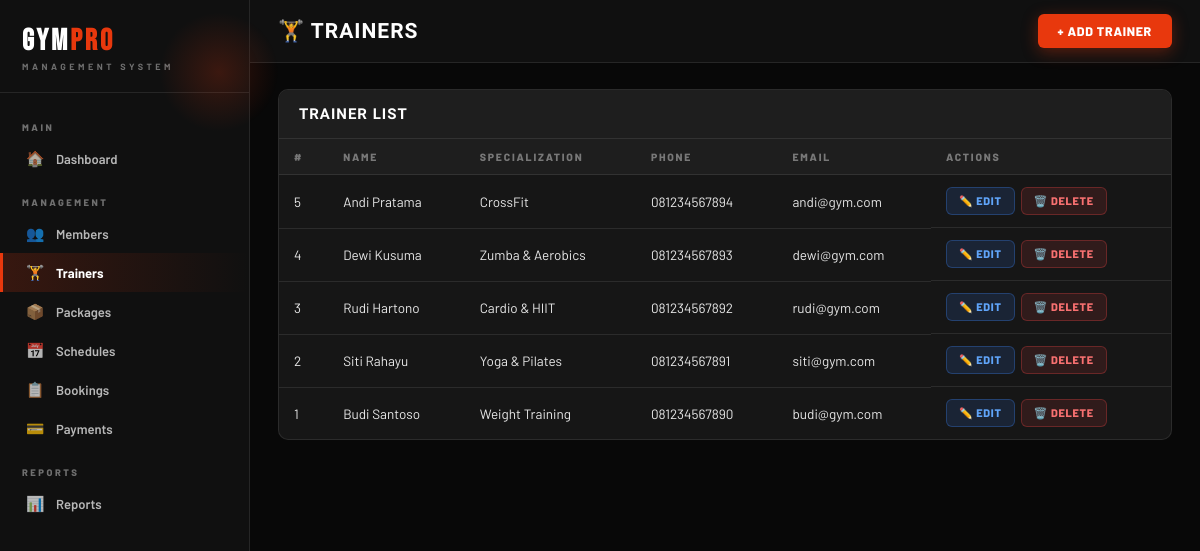
/pages/trainers.php, run on the app's committed database.
### tables this page shows
CREATE TABLE TRAINER (
    trainer_id INT PRIMARY KEY AUTO_INCREMENT,
    name VARCHAR(100) NOT NULL,
    specialization VARCHAR(100) NOT NULL,
    phone VARCHAR(20) NOT NULL,
    email VARCHAR(100) UNIQUE NOT NULL,
    password VARCHAR(255) NOT NULL
);

### pages/trainers.php (the view, shortened to what this page needs)
<?php
require_once '../includes/db.php';
require_once '../includes/header.php';
$trainers = $pdo->query("SELECT * FROM TRAINER ORDER BY trainer_id DESC")->fetchAll();
?>
<div class="main-content">
    <div class="topbar">
        <h1>🏋️ Trainers</h1>
        <div class="topbar-right">
            <button class="btn btn-primary" onclick="openModal('addModal')">+ Add Trainer</button>
        </div>
    </div>
    <div class="content">
        <div class="card">
            <div class="card-header"><h3>Trainer List</h3></div>
            <div class="table-responsive">
                <table>
                    <thead>
                        <tr>
                            <th>#</th>
                            <th>Name</th>
                            <th>Specialization</th>
                            <th>Phone</th>
                            <th>Email</th>
                            <th>Actions</th>
                        </tr>
                    </thead>
                    <tbody>
                        <?php if (empty($trainers)): ?>
                        <tr><td colspan="6"><div class="empty-state"><div class="empty-icon">🏋️</div><p>No trainers found.</p></div></td></tr>
                        <?php else: ?>
                        <?php foreach ($trainers as $t): ?>
                        <tr>
                            <td><?= $t['trainer_id'] ?></td>
                            <td><?= htmlspecialchars($t['name']) ?></td>
                            <td><?= htmlspecialchars($t['specialization']) ?></td>
                            <td><?= htmlspecialchars($t['phone']) ?></td>
                            <td><?= htmlspecialchars($t['email']) ?></td>
                            <td style="display:flex; gap:6px;">
                                <a href="?edit=<?= $t['trainer_id'] ?>" class="btn btn-edit">✏️ Edit</a>
                                <a href="?delete=<?= $t['trainer_id'] ?>" class="btn btn-delete" onclick="return confirm('Delete this trainer?')">🗑️ Delete</a>
                            </td>
                        </tr>
                        <?php endforeach; ?>
                        <?php endif; ?>
                    </tbody>
                </table>
            </div>
        </div>
    </div>
</div>
<?php require_once '../includes/footer.php'; ?>

### css/style.css (style rules this page uses)
* { margin: 0; padding: 0; box-sizing: border-box; }
:root { --black: #080808; --black-2: #101010; --black-3: #161616; --black-4: #1E1E1E; --black-5: #272727; --accent: #E8380D; --accent-2: #FF5E2E; --accent-dim: rgba(232,56,13,0.18); --accent-glow: rgba(232,56,13,0.30); --gold: #F5A623; --white: #FFFFFF; --w90: rgba(255,255,255,0.90); --w70: rgba(255,255,255,0.70); --w40: rgba(255,255,255,0.40); --w15: rgba(255,255,255,0.15); --w08: rgba(255,255,255,0.08); --w04: rgba(255,255,255,0.04); --border: rgba(255,255,255,0.09); --border-hot: rgba(232,56,13,0.45); --shadow-sm: 0 2px 12px rgba(0,0,0,0.5); --shadow-md: 0 6px 28px rgba(0,0,0,0.55); --shadow-lg: 0 12px 52px rgba(0,0,0,0.65); --shadow-accent: 0 4px 28px rgba(232,56,13,0.35); --radius-sm: 6px; --radius-md: 10px; --radius-lg: 16px; --radius-xl: 24px; }
body { font-family: 'Barlow', system-ui, sans-serif; background: var(--black); color: var(--white); font-size: 14px; min-height: 100vh; }
.main-content { margin-left: 250px; min-height: 100vh; }
.topbar { background: var(--black-2); padding: 14px 28px; display: flex; justify-content: space-between; align-items: center; border-bottom: 1px solid var(--border); position: sticky; top: 0; z-index: 50; }
.topbar h1 { font-family: 'Barlow Condensed', sans-serif; font-size: 21px; font-weight: 800; color: var(--white); text-transform: uppercase; letter-spacing: 1px; }
.topbar-right { display: flex; align-items: center; gap: 10px; }
.content { padding: 26px 28px; }
.card { background: var(--black-3); border-radius: var(--radius-md); border: 1px solid var(--border); margin-bottom: 20px; overflow: hidden; }
.card-header { padding: 15px 20px; border-bottom: 1px solid var(--border); display: flex; justify-content: space-between; align-items: center; background: var(--black-4); }
.card-header h3 { font-family: 'Barlow Condensed', sans-serif; font-size: 15px; font-weight: 800; color: var(--white); text-transform: uppercase; letter-spacing: 1px; }
.table-responsive { overflow-x: auto; }
table { width: 100%; border-collapse: collapse; font-size: 13.5px; }
thead th { background: var(--black-4); padding: 11px 15px; text-align: left; font-weight: 800; color: var(--w40); font-size: 10.5px; border-bottom: 1px solid var(--border); letter-spacing: 1.8px; text-transform: uppercase; }
tbody td { padding: 12px 15px; border-bottom: 1px solid var(--border); color: var(--w90); vertical-align: middle; }
tbody tr:last-child td { border-bottom: none; }
.btn { display: inline-flex; align-items: center; gap: 6px; padding: 9px 20px; border-radius: var(--radius-sm); font-size: 12.5px; font-weight: 800; cursor: pointer; border: none; text-decoration: none; transition: all 0.17s; font-family: 'Barlow', sans-serif; letter-spacing: 0.7px; text-transform: uppercase; }
.btn-primary { background: var(--accent); color: #fff; box-shadow: 0 4px 16px rgba(232,56,13,0.35); }
.btn-edit { background: rgba(59,130,246,0.14); color: #60A5FA; border: 1px solid rgba(59,130,246,0.3); padding: 6px 12px; font-size: 11px; }
.btn-delete { background: rgba(239,68,68,0.12); color: #F87171; border: 1px solid rgba(239,68,68,0.3); padding: 6px 12px; font-size: 11px; }

### data on the page
trainer: trainer_id "5", name "Andi Pratama", specialization "CrossFit", phone "081234567894", email "andi@gym.com"
trainer: trainer_id "4", name "Dewi Kusuma", specialization "Zumba & Aerobics", phone "081234567893", email "dewi@gym.com"
trainer: trainer_id "3", name "Rudi Hartono", specialization "Cardio & HIIT", phone "081234567892", email "rudi@gym.com"
trainer: trainer_id "2", name "Siti Rahayu", specialization "Yoga & Pilates", phone "081234567891", email "siti@gym.com"
trainer: trainer_id "1", name "Budi Santoso", specialization "Weight Training", phone "081234567890", email "budi@gym.com"
